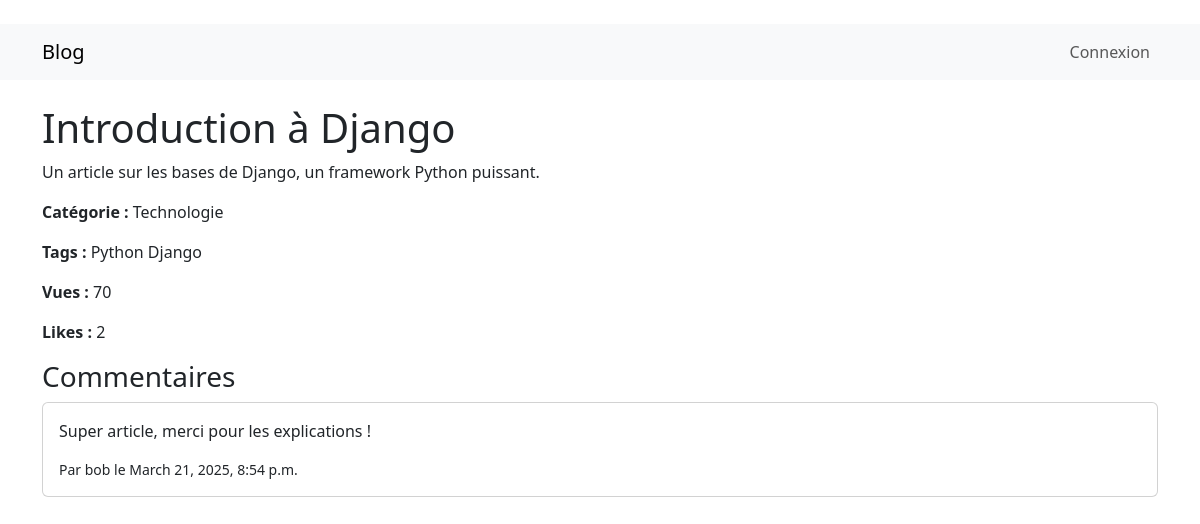
The app's page /article/1/ with its own data.
### blog/models.py (models this page shows, shortened)
class Article(models.Model):
    title = models.CharField(max_length=200)
    content = models.TextField()
    author = models.ForeignKey(User, on_delete=models.CASCADE)
    category = models.ForeignKey(Category, on_delete=models.SET_NULL, null=True)
    tags = models.ManyToManyField(Tag)
    created_at = models.DateTimeField(auto_now_add=True)
    updated_at = models.DateTimeField(auto_now=True)
    views = models.PositiveIntegerField(default=0)
    likes = models.ManyToManyField(User, related_name='liked_articles', blank=True)

class Category(models.Model):
    name = models.CharField(max_length=100, unique=True)
    def __str__(self):
        return self.name

class Tag(models.Model):
    name = models.CharField(max_length=50, unique=True)

class Comment(models.Model):
    article = models.ForeignKey(Article, on_delete=models.CASCADE, related_name='comments')
    author = models.ForeignKey(User, on_delete=models.CASCADE)
    content = models.TextField()
    created_at = models.DateTimeField(auto_now_add=True)

### blog/views.py (the view)
# urls.py: path('article/<int:article_id>/', views.article_detail, name='article_detail'),
def article_detail(request, article_id):
    article = get_object_or_404(Article, id=article_id)
    article.views += 1
    article.save()
    if request.method == 'POST':
        form = CommentForm(request.POST)
        if form.is_valid():
            comment = form.save(commit=False)
            comment.article = article
            comment.author = request.user
            comment.save()
            Notification.objects.create(
                user=article.author,
                message=f"{request.user.username} a commenté votre article : {article.title}"
            )
            messages.success(request, 'Commentaire ajouté !')
            return redirect('article_detail', article_id=article.id)
    else:
        form = CommentForm()
    return render(request, 'blog/article_detail.html', {
        'article': article,
        'form': form,
    })

### blog/templates/blog/article_detail.html (shortened to what this page needs)
﻿{% extends 'blog/base.html' %}
{% block content %}
    <h1>{{ article.title }}</h1>
    <p>{{ article.content }}</p>
    <p><strong>Catégorie :</strong> {{ article.category }}</p>
    <p><strong>Tags :</strong> {% for tag in article.tags.all %}{{ tag.name }} {% endfor %}</p>
    <p><strong>Vues :</strong> {{ article.views }}</p>
    <p><strong>Likes :</strong> {{ article.likes.count }}</p>
    <h3>Commentaires</h3>
    {% for comment in article.comments.all %}
        <div class="card mb-2">
            <div class="card-body">
                <p>{{ comment.content }}</p>
                <small>Par {{ comment.author }} le {{ comment.created_at }}</small>
            </div>
        </div>
    {% empty %}
        <p>Aucun commentaire.</p>
    {% endfor %}
{% endblock %}

### records on screen
Article: title "Introduction à Django", content "Un article sur les bases de Django, un framework Python puissant.", category "Technologie", views "70", likes.count "2"
Tag: name "Python"
Tag: name "Django"
Comment: content "Super article, merci pour les explications !", author "bob", created_at "March 21, 2025, 8:54 p.m."
